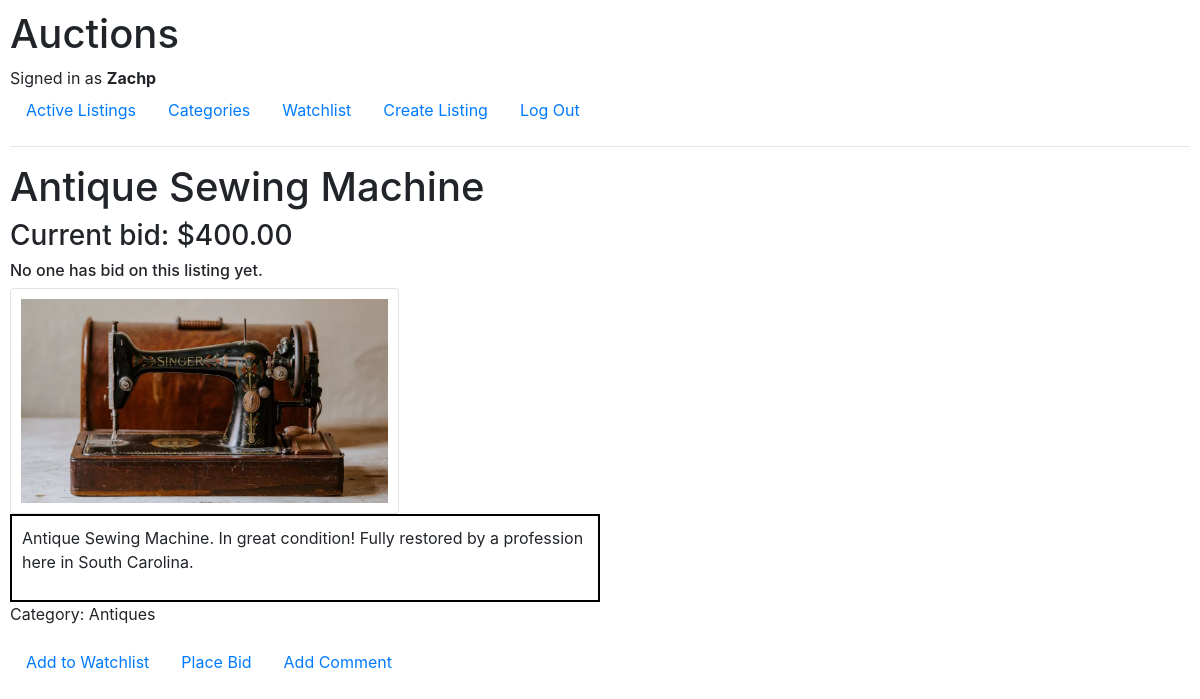
/listing/Antique Sewing Machine (signed in), run on an earlier commit of the app's database.
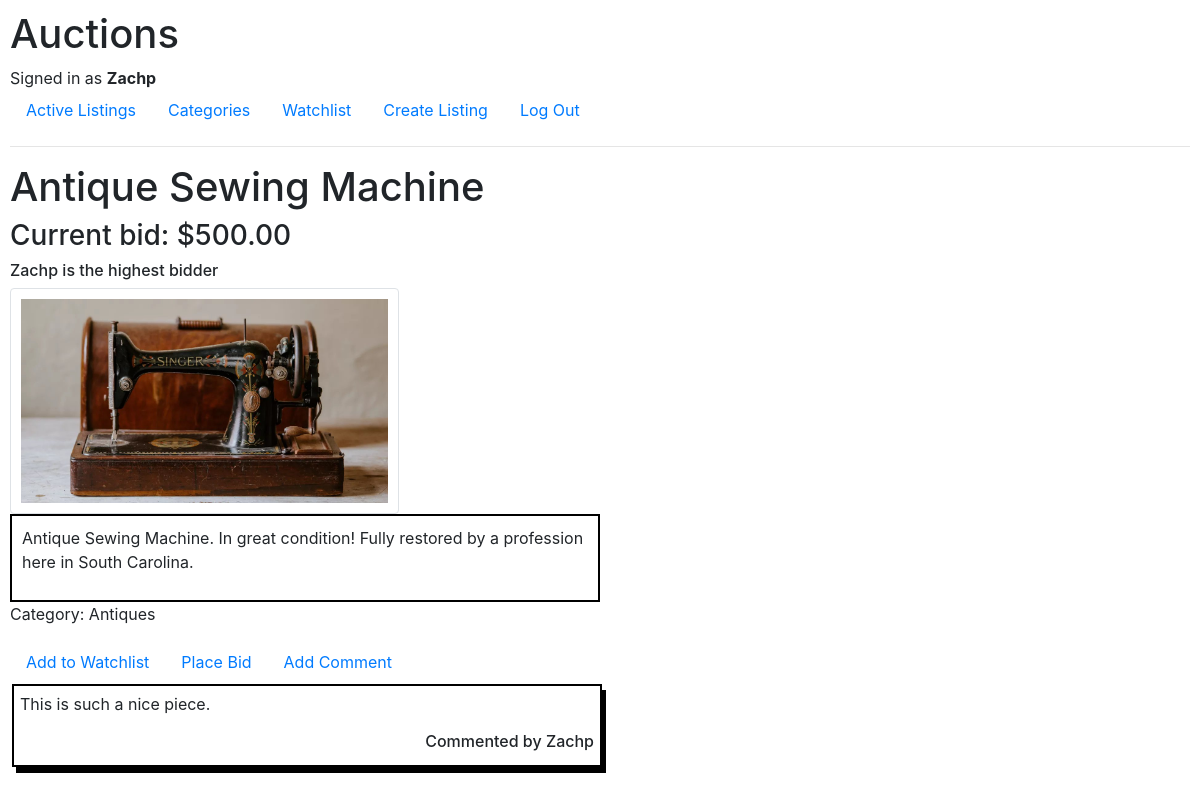
And on a later commit of the database.
### auctions/models.py (models this page shows, shortened)
class Listing(models.Model):
    class Category(models.TextChoices):
        LISTING_CATEGORY = 'Listing Category',
        TOYS = 'Toys',
        ANTIQUES = 'Antiques',
        MEMORABILIA = 'Memorabilia',
        TOOLS = 'Tools',
        CAR_PARTS = 'Car Parts',
        HOME_GOODS = 'Home Goods',
        FASHION = 'Fashion',
        ELECTRONICS = 'Electronics',
    id = models.AutoField(primary_key=True)
    title = models.CharField(max_length=100)
    posting = models.DateTimeField(auto_now_add=True)
    image = models.ImageField(upload_to='images')
    price = models.DecimalField(decimal_places=2, max_digits=7)
    description = models.TextField(max_length=300)
    category = models.CharField(max_length=100,
                                choices=Category.choices,
                                default=Category.LISTING_CATEGORY)
    user = models.ForeignKey(
        User, on_delete=models.CASCADE, null=True, blank=True, related_name='creator')
    highest_bidder = models.ForeignKey(
        User, on_delete=models.CASCADE, null=True, blank=True, related_name='bidder')
    closed = models.BooleanField(default=False)
    objects = models.Manager()

class User(AbstractUser):
    id = models.AutoField(primary_key=True)

class Comment(models.Model):
    id = models.AutoField(primary_key=True)
    content = models.TextField(max_length=500)
    user = models.ForeignKey(
        User, on_delete=models.CASCADE, null=True, blank=True)
    listing = models.ForeignKey(
        Listing, on_delete=models.CASCADE, null=True, blank=True)
    objects = models.Manager()

### auctions/views.py (the view)
# urls.py: path('listing/<str:title>', views.listing, name='listing'),
@login_required
def listing(request, title):
    added = False
    pull = Listing.objects.get(title=f'{title}')
    if WatchlistItem.objects.filter(user=request.user, listing=pull):
        added = True
    else:
        added = False
    comments = Comment.objects.filter(listing=pull)
    return render(request, 'auctions/listing.html', {
        'title': pull.title, 'listing': pull, 'added': added, 'comments': comments
    })

### auctions/templates/auctions/listing.html (shortened to what this page needs)
{% extends 'auctions/layout.html' %}
{% block body %}
<h1>{{ listing.title }}</h1>
<h3>Current bid: ${{ listing.price }}</h3>
{% if listing.highest_bidder %}
<h6>{{ listing.highest_bidder }} is the highest bidder</h6>
{% else %}
<h6>No one has bid on this listing yet.</h6>
{% endif %}
<div class="listing-info">
    <div>
        <img class="img-thumbnail" src="{{ listing.image.url }}">
    </div>
    <div class="listing-description">
        <p>
            {{ listing.description }}
        </p>
    </div>
    <div>
        <p>
            Category: {{ listing.category }}
        </p>
    </div>
</div>
<ul class="nav">
    {% if not added %}
    <li class="nav-item">
        <a class="nav-link" href="{% url 'add_to_watchlist' listing.id %}">Add to Watchlist</a>
    </li>
    {% else %}
    <li class="nav-item">
        <a class="nav-link" href="{% url 'remove_from_watchlist' listing.id %}">Remove from Watchlist</a>
    </li>
    {% endif %}
    {% if user == listing.user %}
    {% if listing.closed == False %}
    <li class="nav-item">
        <a class="nav-link" href="{% url 'close_listing' listing.title %}">Close Listing</a>
    </li>
    {% else %}
    <li>
        <h3>Listing Closed</h3>
    </li>
    {% endif %}
    {% else %}
    {% if listing.closed == True %}
    <li>
        <h3>Listing Closed</h3>
    </li>
    {% else %}
    <li class="nav-item">
        <a class="nav-link" href="{% url 'add_bid' listing.title %}">Place Bid</a>
    </li>
    <li class="nav-item">
        <a class="nav-link" href="{% url 'add_comment' listing.title %}">Add Comment</a>
    </li>
    {% endif %}
    {% endif %}
</ul>
{% for comment in comments %}
<div class="listing-comment">
    <p>{{ comment.content }}</p>
    <h6 class="comment-user">Commented by {{ comment.user }}</h6>
</div>
{% endfor %}
{% endblock %}

What changed in the data, as far as the page shows it:
changed Listing "Antique Sewing Machine": price "400.00" → "500.00"; highest_bidder_id empty → 1 (drawn); highest_bidder (not shown) → "Zachp"
added Comment: content "This is such a nice piece.", user "Zachp"
Also different on the page:
text no longer shown: "No one has bid on this listing yet."
text now shown: "is the highest bidder"
